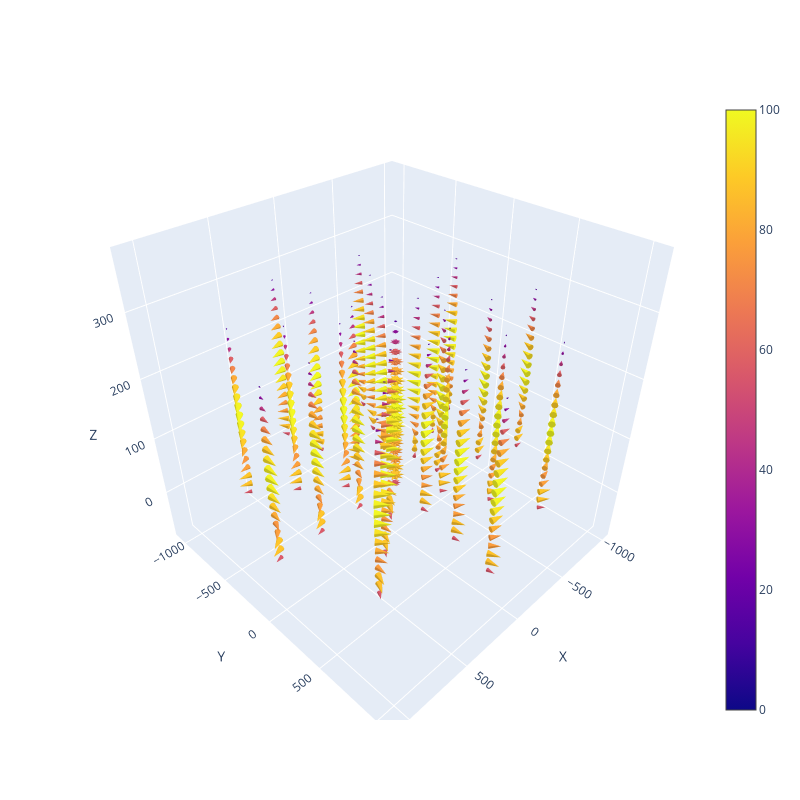

Notebook code for this chart:
### Markdown cell above
Plotting B in 3d

### Code cell
#No of points where vectors have to be shown in R,Phi,z
pl_res=(4,10,20)

# Assuming B_total and pitch_angles are your arrays
B_total,pitch_angles=b_total_pitch(B0_R,B0_PHI) # random pitch angles between 0 and pi/2


B_3d_phi = np.tile(B0_PHI[::int(len(B0_PHI)/pl_res[2])], (pl_res[0], pl_res[1], 1))
B_3d_r = np.tile(B0_R[::int(len(B0_PHI)/pl_res[2])], (pl_res[0], pl_res[1], 1))
B_3d_z = np.zeros_like(B_3d_r)
B_3d_total= np.tile(B_total, (pl_res[0], pl_res[1], 1))
# Define the grid in r, phi, z
r = np.linspace(0, 1000, B_3d_r.shape[0])
phi = np.linspace(0, 2*np.pi, B_3d_phi.shape[1])
z = np.linspace(0, 300, B_3d_z.shape[2])
r, phi, z = np.meshgrid(r, phi, z, indexing='ij')

# Convert to Cartesian coordinates
x = r * np.cos(phi)
y = r * np.sin(phi)

# Convert B_3d_r, B_3d_phi to Cartesian components
B_3d_x = B_3d_r * np.cos(phi) - B_3d_phi * np.sin(phi)
B_3d_y = B_3d_r * np.sin(phi) + B_3d_phi * np.cos(phi)

# Create 3D plot
# Compute magnitudes for scaling
B_magnitude = np.max(np.sqrt(B_3d_x ** 2 + B_3d_y ** 2 + B_3d_z ** 2))

# Scale components by magnitude for variable lengths
scale_factor = 100  # Adjust this factor for desired length scaling

B_3d_x_scaled = B_3d_x / B_magnitude * scale_factor
B_3d_y_scaled = B_3d_y / B_magnitude * scale_factor
B_3d_z_scaled = B_3d_z / B_magnitude * scale_factor

fig = go.Figure()

# Add an arrow trace for each point
fig = go.Figure(data=go.Cone(x=x.ravel(), y=y.ravel(), z=z.ravel(),
                             u=B_3d_x_scaled.ravel(), v=B_3d_y_scaled.ravel(), w=B_3d_z_scaled.ravel(),
                             sizemode="scaled", sizeref=1))

# Set labels
fig.update_layout(scene=dict(
    xaxis_title='X',
    yaxis_title='Y',
    zaxis_title='Z'),
    width=fig_s,
    height=fig_s)

fig.show()

### Figure 1 — Plotly figure (JSON) as saved in the notebook; plotly's stock layout.template omitted (floating-point values rounded to 4 significant figures; data arrays with more than 128 entries replaced by an {"elided": "..."} marker saying what was removed)
{"data": [{"sizemode": "scaled", "sizeref": 1, "type": "cone", "u": {"elided": "840 float values"}, "v": {"elided": "840 float values"}, "w": {"elided": "840 int values"}, "x": {"elided": "840 float values"}, "y": {"elided": "840 float values"}, "z": {"elided": "840 int values"}}], "layout": {"height": 800, "scene": {"xaxis": {"title": {"text": "X"}}, "yaxis": {"title": {"text": "Y"}}, "zaxis": {"title": {"text": "Z"}}}, "width": 800}}
